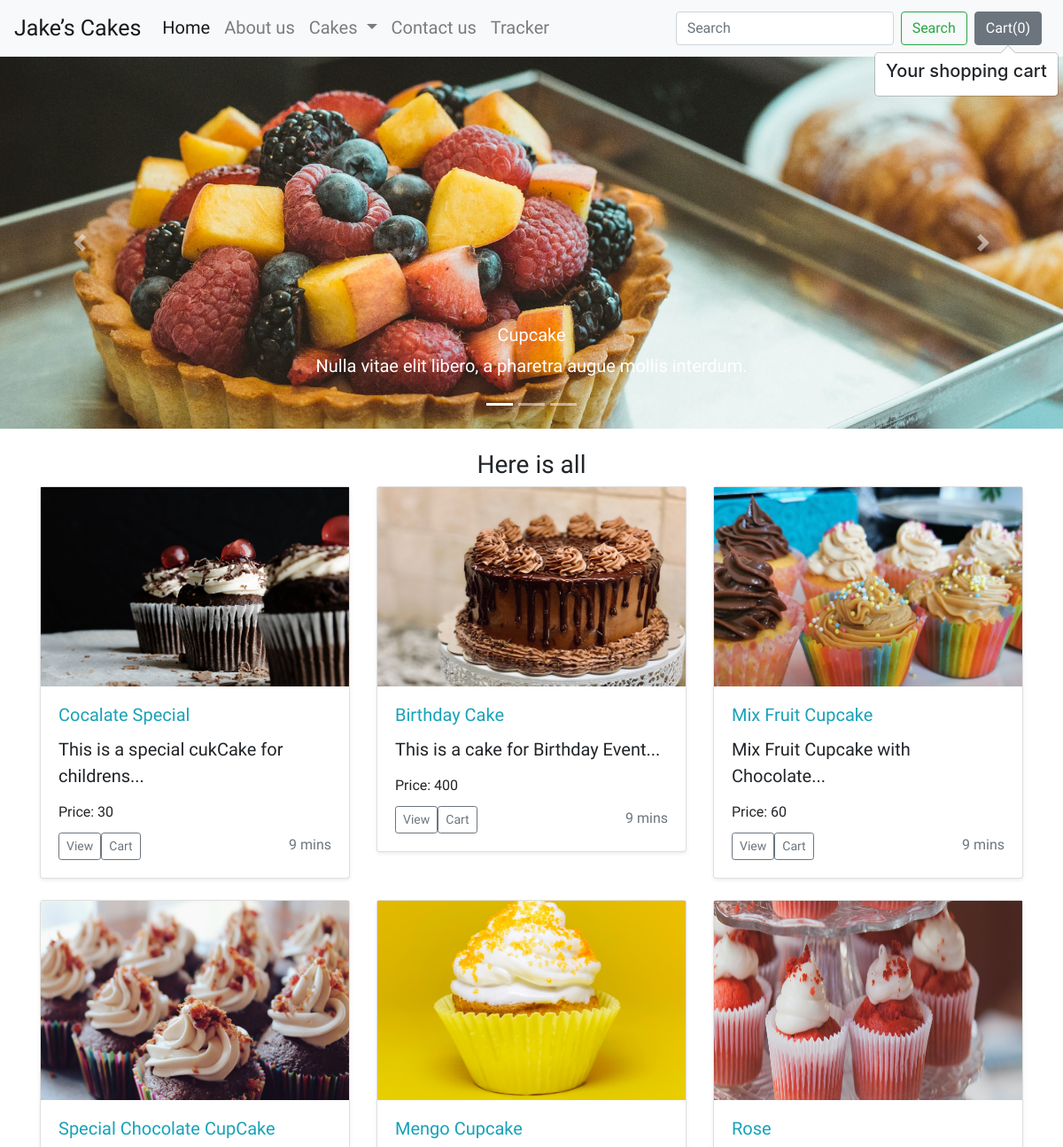
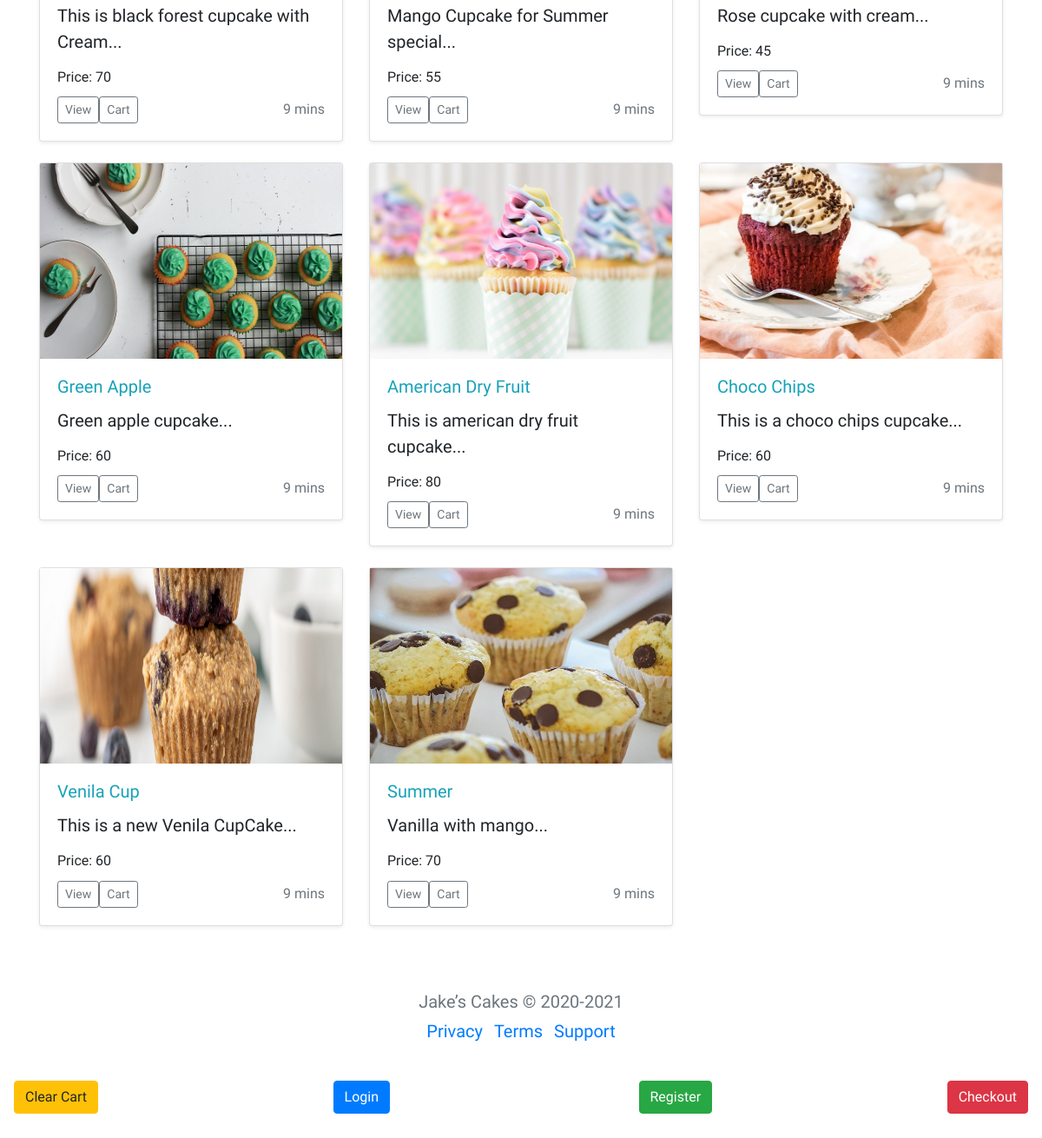
The page / on the database its author committed (2 pictures, top to bottom).
### myBakery/models.py (models this page shows)
class Product(models.Model):
    product_id = models.AutoField
    product_name = models.CharField(max_length=50)
    category = models.CharField(max_length=50, default="")
    subcategory = models.CharField(max_length=50, default="")
    shop_name = models.CharField(max_length=50, default="")
    shop_address = models.CharField(max_length=500, default="")
    price = models.IntegerField(default=0)
    desc = models.CharField(max_length=300)
    pub_date = models.DateField()
    image = models.ImageField(upload_to='static/img', default="")
    def __str__(self):
        return self.product_name

### myBakery/views.py (the view)
# urls.py: path('', user_views.index, name="home"),
def index(request):
    products = Product.objects.all()
    print(products)
    n = len(products)
    nSlides = n//3 + ceil((n/3)-(n//3))
    params = {'no_of_slides':nSlides, 'range': range(1,nSlides),'product': products}
    return render(request, 'myBakery/index.html',params)

### myBakery/templates/myBakery/index.html (shortened to what this page needs)
{% extends 'myBakery/base.html' %}
{% block body %}
    <div class="container-fluid my-8 px-0">
        <div id="carouselExampleCaptions" class="carousel slide" data-ride="carousel">
            <ol class="carousel-indicators">
                <li data-target="#carouselExampleCaptions" data-slide-to="0" class="active"></li>
                <li data-target="#carouselExampleCaptions" data-slide-to="1"></li>
                <li data-target="#carouselExampleCaptions" data-slide-to="2"></li>
            </ol>
            <div class="carousel-inner">
                <div class="carousel-item active">
                    <img src="/static/img/cupcake3.jpg" class="d-block w-100" alt="...">
                    <div class="carousel-caption d-none d-md-block">
                        <h5>Cupcake</h5>
                        <p>Nulla vitae elit libero, a pharetra augue mollis interdum.</p>
                    </div>
                </div>
            </div>
            <a class="carousel-control-prev" href="#carouselExampleCaptions" role="button" data-slide="prev">
                <span class="carousel-control-prev-icon" aria-hidden="true"></span>
            </a>
            <a class="carousel-control-next" href="#carouselExampleCaptions" role="button" data-slide="next">
                <span class="carousel-control-next-icon" aria-hidden="true"></span>
            </a>
        </div>
    </div>
    <div class="container my-4">
        <h3 class="my-2 text-center"> Here is all</h3>
        <div class="row">
            {% for i in product%}
                <div class="col-md-4">
                    <div class="card mb-4 shadow-sm">
                        <img src="/media/{{ i.image }}" width="100%" height="225">
                        <div class="card-body">
                            <h5 class="card-title text-info" id="namepr{{i.id}}">{{ i.product_name }}</h5>
                            <p class="card-text">{{ i.desc|slice:'0:40' }}...</p>
                            <h6 class="card-title">Price: <span id="pricepr{{i.id}}">{{ i.price }}</span></h6>
                            <div class="d-flex justify-content-between align-items-center">
                                <div class="btn-group">
                                    <a href="prodView/{{ i.id }}"><button type="button" id="qv{{i.id}}" class="btn btn-sm btn-outline-secondary">View
                                </button> </a>
                                    <span id="divpr{{ i.id }}" class="divpr">
                                    <button type="button" id="pr{{i.id}}" class="btn btn-sm btn-outline-secondary cart">Cart
                                    </button>
                                    </span>
                                </div>
                                <small class="text-muted">9 mins</small>
                            </div>
                        </div>
                    </div>
                </div>
            {% endfor %}
            </div>
    </div>
{% endblock body %}

### myBakery/templates/myBakery/base.html (shortened to what this page needs)
<!doctype html>
<html lang="en">
  <head>
    <link rel="stylesheet" href="https://stackpath.bootstrapcdn.com/bootstrap/4.4.1/css/bootstrap.min.css">
  </head>
  <body>
    <nav class="navbar navbar-expand-lg navbar-light bg-light ">
  <div class="collapse navbar-collapse" id="navbarSupportedContent">
    <ul class="navbar-nav mr-auto">
    <a class="navbar-brand" style="font-size:25px"href="/myBakery">Jake’s Cakes</a>
      <li class="nav-item active">
        <a class="nav-link" href="/">Home</a>
      </li>
      <li class="nav-item">
        <a class="nav-link" href="/about">About us</a>
      </li>
      <li class="nav-item dropdown">
        <a class="nav-link dropdown-toggle" id="navbarDropdown" role="button" data-toggle="dropdown" aria-haspopup="true" aria-expanded="false">
          Cakes
        </a>
      </li>
      <li class="nav-item">
        <a class="nav-link" href="/contact">Contact us</a>
      </li>
        <li class="nav-item">
        <a class="nav-link" href="/tracker">Tracker</a>
      </li>
    </ul>
    <form class="form-inline my-2 my-lg-0">
      <input class="form-control mr-sm-2" type="search" placeholder="Search" aria-label="Search">
      <button class="btn btn-outline-success my-2 my-sm-0" type="submit">Search</button>
    </form>
      <button type="button" class="btn btn-secondary mx-2" id="popcart" data-container="body" data-toggle="popover"
              data-placement="bottom" data-html="true" data-content="">
          Cart(<span id='cart'>0</span>)
      </button>
  </div>
</nav>
  <div class="navbar fixed-bottom">
      <button class='btn btn-warning' onclick='clearCart()' id='clearCart'>Clear Cart</button>
      {% if user.is_authenticated %}
        <a class="nav-item nav-link" href="{% url 'profile' %}"> <button class=" btn btn-info my-3">Profile</button></a>
        <a class="nav-item nav-link" href="{% url 'logout' %}"> <button class=" btn btn-secondary my-3">Logout</button></a>
      {% else %}
        <a class="nav-item nav-link " href="{% url 'login' %}"><button class="btn btn-primary my-3">Login</button></a>
        <a class="nav-item nav-link" href="{% url 'register' %}"> <button class="btn btn-success my-3">Register</button></a>
      {% endif %}
      <a href='/checkout'>
          <button class='btn btn-danger' id='checkout'>Checkout</button>
      </a>
  </div>
{% block body %}
{% endblock body %}
  </body>
  {% block footer %}
  <footer class="my-5 pb-5 text-muted text-center text-small">
        <p class="mb-1">Jake’s Cakes © 2020-2021 </p>
        <ul class="list-inline">
          <li class="list-inline-item"><a href="#">Privacy</a></li>
          <li class="list-inline-item"><a href="#">Terms</a></li>
          <li class="list-inline-item"><a href="#">Support</a></li>
        </ul>
      </footer>
    {% endblock footer %}
</html>

### myBakery/templates/myBakery/base.html (style rules this page uses)
body { font-family: 'Charm'; font-size: 20px; }

### rows shown on the page
Product: image (picture), product_name "Cocalate Special", desc "This is a special cukCake for childrens", price "30"
Product: image (picture), product_name "Birthday Cake", desc "This is a cake for Birthday Event", price "400"
Product: image (picture), product_name "Mix Fruit Cupcake", desc "Mix Fruit Cupcake with Chocolate", price "60"
Product: image (picture), product_name "Special Chocolate CupCake", desc "This is black forest cupcake with Cream", price "70"
Product: image (picture), product_name "Mengo Cupcake", desc "Mango Cupcake for Summer special", price "55"
Product: image (picture), product_name "Rose", desc "Rose cupcake with cream", price "45"
Product: image (picture), product_name "Green Apple", desc "Green apple cupcake", price "60"
Product: image (picture), product_name "American Dry Fruit", desc "This is american dry fruit cupcake", price "80"
Product: image (picture), product_name "Choco Chips", desc "This is a choco chips cupcake", price "60"
Product: image (picture), product_name "Venila Cup", desc "This is a new Venila CupCake", price "60"
Product: image (picture), product_name "Summer", desc "Vanilla with mango", price "70"
